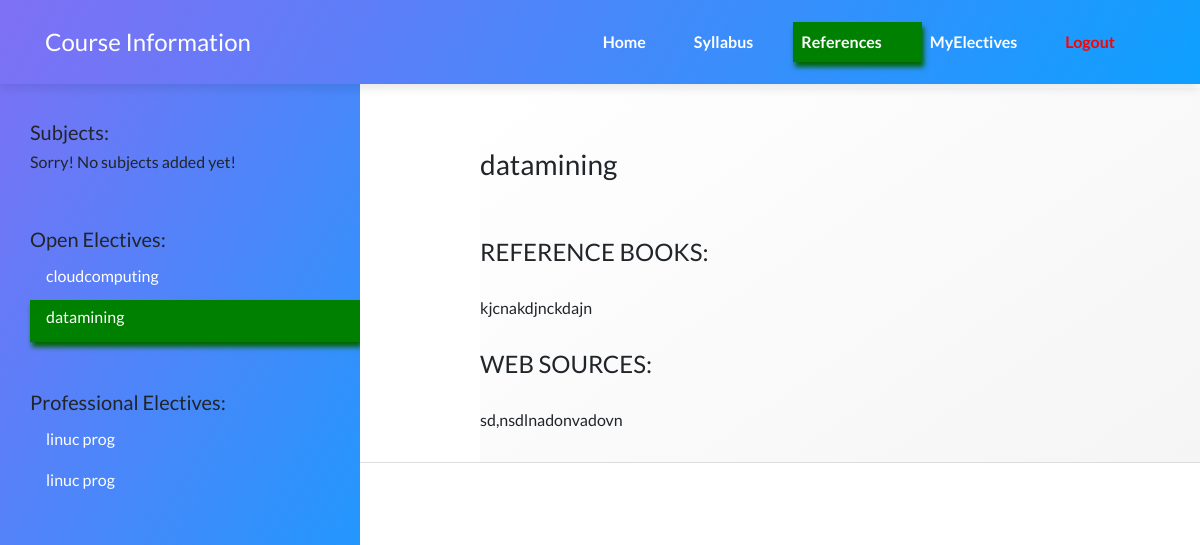
Screenshot of /reference/1/ (signed in) with the database file from the repository.
### courseinformation/models.py (models this page shows, shortened)
class Subject(models.Model):
    name=models.CharField("Subject Name",max_length=100)
    subjectid=models.IntegerField("Subject ID",unique=True,default=0)
    department=models.CharField("Department",max_length=4,choices=depts)
    year=models.IntegerField("Year",choices=[(i,i) for i in range(1,5)])
    semester=models.IntegerField("Semester",choices=[(1,1),(2,2)])
    isopenelective=models.BooleanField("Open Elective",default=0)
    isprofessionalelective=models.BooleanField("Professional Elective",default=0)
    unit_1=models.TextField()
    unit_2=models.TextField()
    unit_3=models.TextField()
    unit_4=models.TextField()
    unit_5=models.TextField()

class References(models.Model):
    subject=models.OneToOneField(Subject,default=1,on_delete=models.CASCADE)
    subjectid=models.IntegerField("Subject ID",unique=True,default=0)
    books=models.TextField(null=True)
    web=models.TextField('Web Sources',null=True)

### courseinformation/views.py (the view)
# urls.py: path(r'reference/<int:id>/', views.referencedetails , name='referencedetail'),
@login_required
def referencedetails(request,id):
    student=Student.objects.get(username=request.user.username)
    studentyear = (now.year - student.joiningyear+1)
    studentsem = getsemester[int(now.strftime("%m")) - 1]
    subjects = Subject.objects.filter(department=student.department,
                                      year=studentyear,
                                      semester=studentsem,
                                      isopenelective=False,
                                      isprofessionalelective=False)
    myelec = Elective.objects.filter(studentid=request.user.username)
    openelectives, profelectives = [], []
    if len(myelec) > 0:
        oe1, oe2, oe3, pe1, pe2, pe3 = 0, 0, 0, 0, 0, 0
        if myelec[0].oe1 != 0:
            oe1 = Subject.objects.get(subjectid=myelec[0].oe1)
        if myelec[0].oe2 != 0:
            oe2 = Subject.objects.get(subjectid=myelec[0].oe2)
        if myelec[0].oe3 != 0:
            oe3 = Subject.objects.get(subjectid=myelec[0].oe3)
        if myelec[0].pe1 != 0:
            pe1 = Subject.objects.get(subjectid=myelec[0].pe1)
        if myelec[0].pe2 != 0:
            pe2 = Subject.objects.get(subjectid=myelec[0].pe2)
        if myelec[0].pe3 != 0:
            pe3 = Subject.objects.get(subjectid=myelec[0].pe3)
        openelectives += [oe1, oe2, oe3]
        profelectives += [pe1, pe2, pe3]
    subject = Subject.objects.filter(subjectid=id)
    reference=References.objects.filter(subjectid=id)
    if len(reference)==0:
        reference=0
    return render(request,'referencedetails.html',{'subjects':subjects,
                                                   'openelectives':openelectives,
                                                   'profelectives':profelectives,
                                                   'reference':reference,
                                                   'subject':subject})

### courseinformation/templates/referencedetails.html (shortened to what this page needs)
{%  extends 'reference.html' %}
{%  load static %}
{% block referencemain %}
    <h3>    {{ subject.0.name }}</h3>
    <br><br>
    <h4>REFERENCE BOOKS:</h4>
    <br>
<h6>{{ reference.0.books }}</h6>
    <br>
    <h4>WEB SOURCES:</h4>
    <br>
    <h6>{% if reference != 0 %}{{ reference.0.web }} {% else %}  No web resources added for this subject yet !{% endif %}</h6>
    <br>
{%  endblock %}

### courseinformation/templates/reference.html (shortened to what this page needs)
{% extends 'base.html' %}
{% block content %}
{%  load static %}
<link rel="stylesheet" href="{% static 'css/syllabusnav.css' %}">
<div class="sidenav1">
    <h5>Subjects:</h5>
    {% for subject in  subjects %}
    <li><a class="{{ subject.id }}" href="{% url 'referencedetail' id=subject.subjectid%}"><h6>{{ subject.name }}</h6></a></li>
    {% empty %}<li><h6>Sorry! No subjects added yet!</h6></li>
    {% endfor %}
    <br><br>
    <h5>Open Electives:</h5>
        {% for subject in  openelectives %}
    {% ifnotequal subject 0 %}<li><a class="{{ subject.id }}" href="{% url 'referencedetail' id=subject.subjectid%}"><h6>{{ subject.name }}</h6></a></li>{% endifnotequal %}
    {% empty %}<li><h6>Sorry! No open electives added yet!</h6></li>
    {% endfor %}
    <br><br>
    <h5>Professional Electives:</h5>
    {% for subject in  profelectives %}
    {% ifnotequal subject 0 %}<li><a class="{{ subject.id }}" href="{% url 'referencedetail' id=subject.subjectid%}"><h6>{{ subject.name }}</h6></a></li>{% endifnotequal %}
    {% empty %}<li><h6>Sorry! No professional electives added yet!</h6></li>
    {% endfor %}
</div>
<div class="main">
  {% block referencemain %}{% endblock %}
</div>
{% endblock %}

### static/css/syllabusnav.css (style rules this page uses)
.sidenav1 { height: 100%; width: 30%; position: fixed; z-index: 1; top: 0; left: 0; background:linear-gradient(120deg,#7f70f5,#0ea0ff); overflow-x: hidden; padding-top: 120px; padding-left: 30px; }
.sidenav1 a { padding-top: 7px; padding-right: 8px; padding-left: 16px; padding-bottom: 7px; text-decoration: none; font-size: 25px; color: white; display: block; }
.sidenav1 li { list-style: none; }
.main { height:100%; margin-left: 40%; padding-top: 5%; padding-right: 10px; padding-left: 0%; padding-bottom: 0px; background: linear-gradient(145deg,white,whitesmoke); }
.active { background-color: green; color: white; }

### courseinformation/templates/base.html (style rules this page uses)
.active { background-color: green; color: white; box-shadow:2px 5px 5px darkgreen; }

### rows the page displays
Subject: name "cloudcomputing"
Subject: name "datamining"
Subject: name "linuc prog"
References: books "kjcnakdjnckdajn", web "sd,nsdlnadonvadovn"
